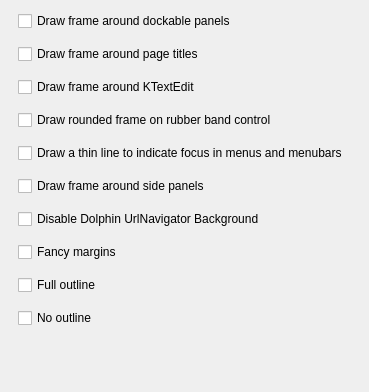
     <widget class="QWidget" name="Frames">
      <attribute name="title">
       <string>Frames</string>
      </attribute>
      <layout class="QVBoxLayout" name="verticalLayout_3">
       <item>
        <layout class="QVBoxLayout" name="verticalLayout_6">
         <property name="spacing">
          <number>13</number>
         </property>
         <property name="leftMargin">
          <number>7</number>
         </property>
         <property name="topMargin">
          <number>0</number>
         </property>
         <property name="rightMargin">
          <number>10</number>
         </property>
         <property name="bottomMargin">
          <number>13</number>
         </property>
         <item>
          <widget class="QCheckBox" name="_dockWidgetDrawFrame">
           <property name="toolTip">
            <string>When enabled, disables Dolphin sidebar transparency</string>
           </property>
           <property name="text">
            <string>Draw frame around dockable panels</string>
           </property>
          </widget>
         </item>
         <item>
          <widget class="QCheckBox" name="_titleWidgetDrawFrame">
           <property name="text">
            <string>Draw frame around page titles</string>
           </property>
          </widget>
         </item>
         <item>
          <widget class="QCheckBox" name="_kTextEditDrawFrame">
           <property name="text">
            <string>Draw frame around KTextEdit</string>
           </property>
          </widget>
         </item>
         <item>
          <widget class="QCheckBox" name="_roundedRubberBandFrame">
           <property name="toolTip">
            <string>This makes the selection rectangle frame rounded</string>
           </property>
           <property name="text">
            <string>Draw rounded frame on rubber band control</string>
           </property>
          </widget>
         </item>
         <item>
          <widget class="QCheckBox" name="_menuItemDrawThinFocus">
           <property name="text">
            <string>Draw a thin line to indicate focus in menus and menubars</string>
           </property>
          </widget>
         </item>
         <item>
          <widget class="QCheckBox" name="_sidePanelDrawFrame">
           <property name="text">
            <string>Draw frame around side panels</string>
           </property>
          </widget>
         </item>
         <item>
          <widget class="QCheckBox" name="_disableDolphinUrlNavigatorBackground">
           <property name="text">
            <string>Disable Dolphin UrlNavigator Background</string>
           </property>
          </widget>
         </item>
         <item>
          <widget class="QCheckBox" name="_fancyMargins">
           <property name="text">
            <string>Fancy margins</string>
           </property>
          </widget>
         </item>
         <item>
          <widget class="QCheckBox" name="_fullOutline">
           <property name="text">
            <string>Full outline</string>
           </property>
          </widget>
         </item>
         <item>
          <widget class="QCheckBox" name="_noOutline">
           <property name="text">
            <string>No outline</string>
           </property>
          </widget>
         </item>
        </layout>
       </item>
       <item>
        <spacer name="verticalSpacer">
         <property name="orientation">
          <enum>Qt::Orientation::Vertical</enum>
         </property>
         <property name="sizeHint" stdset="0">
          <size>
           <width>20</width>
           <height>40</height>
          </size>
         </property>
        </spacer>
       </item>
      </layout>
     </widget>
